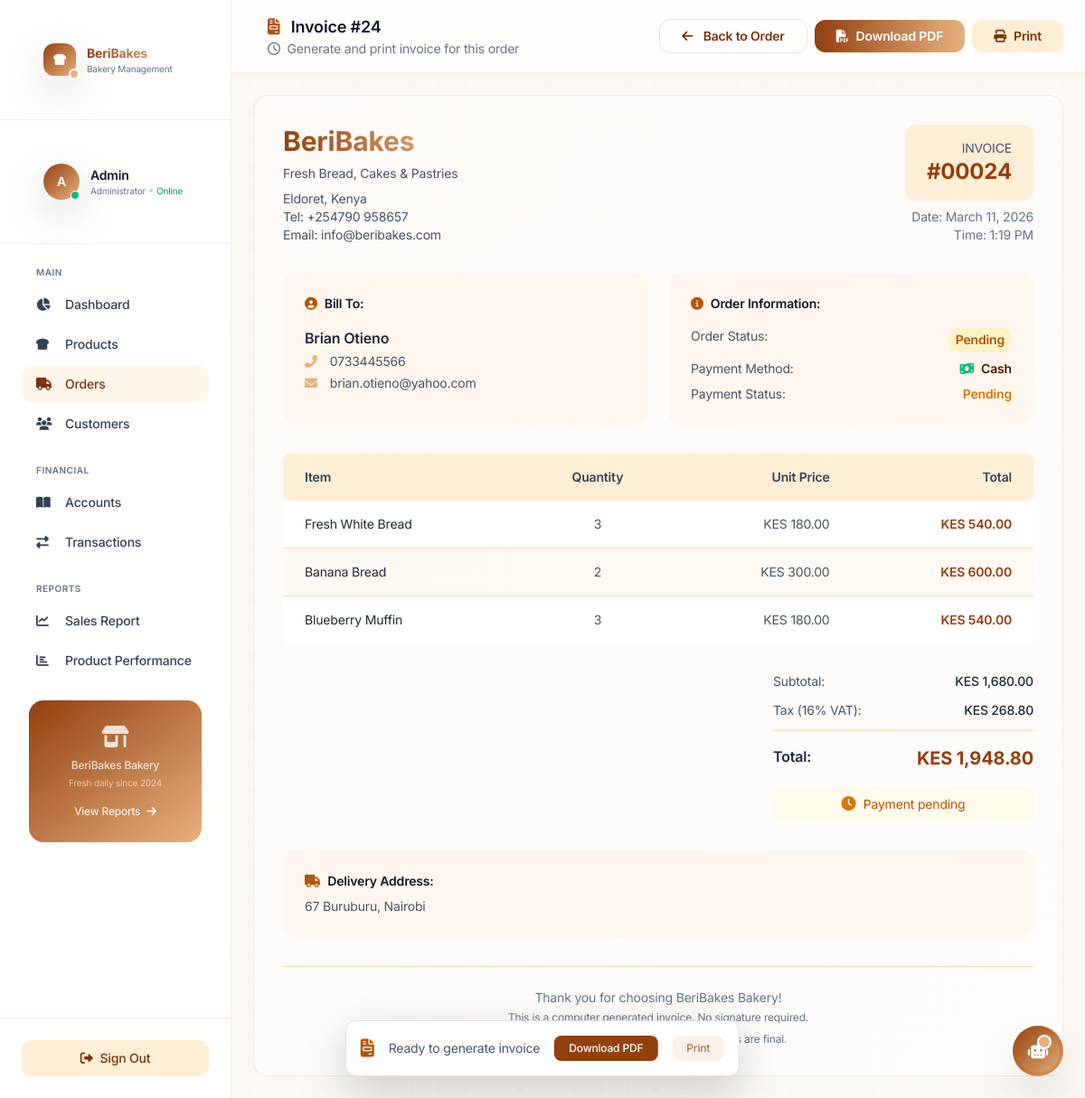
Page /admin/orders/invoice.php?id=24 (signed in) on the committed database.
### tables this page shows
CREATE TABLE `orders` (
  `id` int(11) NOT NULL,
  `customer_id` int(11) DEFAULT NULL,
  `total_amount` decimal(10,2) DEFAULT NULL,
  `delivery_address` text DEFAULT NULL,
  `payment_method` enum('cash','mpesa','card') DEFAULT NULL,
  `order_status` enum('pending','processing','completed','cancelled') DEFAULT 'pending',
  `order_date` timestamp NOT NULL DEFAULT current_timestamp()
);

CREATE TABLE `system_info` (
  `id` int(11) NOT NULL,
  `system_name` varchar(100) DEFAULT NULL,
  `system_tagline` varchar(255) DEFAULT NULL,
  `currency` varchar(10) DEFAULT NULL,
  `contact_email` varchar(100) DEFAULT NULL,
  `contact_phone` varchar(50) DEFAULT NULL,
  `address` text DEFAULT NULL,
  `created_at` timestamp NOT NULL DEFAULT current_timestamp()
);

CREATE TABLE `customers` (
  `id` int(11) NOT NULL,
  `name` varchar(100) DEFAULT NULL,
  `phone` varchar(50) DEFAULT NULL,
  `email` varchar(100) DEFAULT NULL,
  `created_at` timestamp NOT NULL DEFAULT current_timestamp(),
  `password` varchar(255) DEFAULT NULL
);

CREATE TABLE `payments` (
  `id` int(11) NOT NULL,
  `order_id` int(11) DEFAULT NULL,
  `payment_method` enum('cash','mpesa','card') DEFAULT NULL,
  `amount` decimal(10,2) DEFAULT NULL,
  `payment_status` enum('pending','paid') DEFAULT 'pending',
  `paid_at` timestamp NOT NULL DEFAULT current_timestamp()
);

CREATE TABLE `order_items` (
  `id` int(11) NOT NULL,
  `order_id` int(11) DEFAULT NULL,
  `product_id` int(11) DEFAULT NULL,
  `quantity` int(11) DEFAULT NULL,
  `price` decimal(10,2) DEFAULT NULL
);

CREATE TABLE `products` (
  `id` int(11) NOT NULL,
  `product_name` varchar(150) DEFAULT NULL,
  `category_id` int(11) DEFAULT NULL,
  `price` decimal(10,2) DEFAULT NULL,
  `stock` int(11) DEFAULT 0,
  `description` text DEFAULT NULL,
  `image` varchar(255) DEFAULT NULL,
  `created_at` timestamp NOT NULL DEFAULT current_timestamp()
);

### admin/orders/invoice.php (the view, shortened to what the rows shown need)
<?php
require_once __DIR__ . '/../../config/db.php';
$id = isset($_GET['id']) ? filter_var($_GET['id'], FILTER_SANITIZE_NUMBER_INT) : 0;
$stmt = $pdo->prepare("
    SELECT o.*,
           c.name as customer_name,
           c.phone as customer_phone,
           c.email as customer_email,
           c.created_at as customer_since,
           pay.payment_status,
           pay.paid_at
    FROM orders o
    LEFT JOIN customers c ON o.customer_id = c.id
    LEFT JOIN payments pay ON o.id = pay.order_id
    WHERE o.id = ?
");
$stmt->execute([$id]);
$order = $stmt->fetch();
$stmt = $pdo->prepare("
    SELECT oi.*, p.product_name
    FROM order_items oi
    JOIN products p ON oi.product_id = p.id
    WHERE oi.order_id = ?
");
$stmt->execute([$id]);
$items = $stmt->fetchAll();
$stmt = $pdo->query("SELECT * FROM system_info WHERE id = 1");
$system = $stmt->fetch();
include '../includes/header.php';
?>
<div class="flex-1 flex flex-col min-h-screen lg:ml-64 m-0 p-0">
    <header class="sticky top-0 z-30 bg-white/80 dark:bg-slate-900/80 backdrop-blur-sm border-b border-primary-200/50 dark:border-primary-800/50">
        <div class="flex items-center justify-between px-6 py-3">
            <div class="flex items-center space-x-4">
                <div>
                    <h1 class="text-lg font-semibold text-slate-900 dark:text-white">
                        <i class="fas fa-file-invoice text-primary-500 mr-2"></i>
                        Invoice #<?php echo $order['id']; ?>
                    </h1>
                    <p class="text-sm text-slate-500 dark:text-slate-400">
                        <i class="far fa-clock mr-1"></i>
                        Generate and print invoice for this order
                    </p>
                </div>
            </div>
        </div>
    </header>
    <main class="flex-1 p-6 bg-slate-50/50 dark:bg-primary-900/50">
        <div class="max-w-4xl mx-auto">
            <div id="invoiceContent" class="bg-white dark:bg-slate-800 rounded-2xl p-8 bakery-card print:shadow-none print:p-0" style="font-family: 'Inter', sans-serif;">
                <div class="flex justify-between items-start mb-8 print:mb-6">
                    <div>
                        <h1 class="text-3xl font-bold bg-gradient-to-r from-primary-600 to-secondary-500 bg-clip-text text-transparent mb-2">BeriBakes</h1>
                        <p class="text-sm text-slate-600 dark:text-slate-400">Fresh Bread, Cakes & Pastries</p>
                        <p class="text-sm text-slate-600 dark:text-slate-400 mt-2">
                            <?php echo htmlspecialchars($system['address'] ?? 'Nairobi, Kenya'); ?><br>
                            Tel: <?php echo htmlspecialchars($system['contact_phone'] ?? '+254700000000'); ?><br>
                            Email: <?php echo htmlspecialchars($system['contact_email'] ?? 'info@beribakes.com'); ?>
                        </p>
                    </div>
                    <div class="text-right">
                        <div class="bg-primary-100 dark:bg-primary-800/30 px-6 py-3 rounded-xl">
                            <p class="text-sm text-slate-600 dark:text-slate-400">INVOICE</p>
                            <p class="text-2xl font-bold text-primary-600">#<?php echo str_pad($order['id'], 5, '0', STR_PAD_LEFT); ?></p>
                        </div>
                        <p class="text-sm text-slate-500 mt-2">
                            Date: <?php echo date('F j, Y', strtotime($order['order_date'])); ?><br>
                            Time: <?php echo date('g:i A', strtotime($order['order_date'])); ?>
                        </p>
                    </div>
                </div>
                <div class="grid grid-cols-2 gap-6 mb-8">
                    <div class="p-4 bg-primary-50 dark:bg-primary-800/30 rounded-xl">
                        <h3 class="text-sm font-semibold text-slate-900 dark:text-white mb-3 flex items-center">
                            <i class="fas fa-user-circle text-primary-500 mr-2"></i>
                            Bill To:
                        </h3>
                        <p class="text-base font-semibold text-slate-800 dark:text-slate-200">
                            <?php echo htmlspecialchars($order['customer_name'] ?? 'Walk-in Customer'); ?>
                        </p>
                        <?php if ($order['customer_phone']): ?>
                        <p class="text-sm text-slate-600 dark:text-slate-400 mt-1">
                            <i class="fas fa-phone-alt text-secondary-500 mr-2 w-4"></i>
                            <?php echo htmlspecialchars($order['customer_phone']); ?>
                        </p>
                        <?php endif; ?>
                        <?php if ($order['customer_email']): ?>
                        <p class="text-sm text-slate-600 dark:text-slate-400 mt-1">
                            <i class="fas fa-envelope text-secondary-500 mr-2 w-4"></i>
                            <?php echo htmlspecialchars($order['customer_email']); ?>
                        </p>
                        <?php endif; ?>
                    </div>
                    <div class="p-4 bg-primary-50 dark:bg-primary-800/30 rounded-xl">
                        <div class="space-y-2">
                            <div class="flex justify-between">
                                <span class="text-sm text-slate-600 dark:text-slate-400">Order Status:</span>
                                <span class="text-sm font-semibold px-2 py-1 rounded-full
                                    <?php echo $order['order_status'] == 'completed' ? 'bg-emerald-100 text-emerald-700' :
                                          ($order['order_status'] == 'processing' ? 'bg-blue-100 text-blue-700' :
                                          ($order['order_status'] == 'pending' ? 'bg-amber-100 text-amber-700' :
                                          'bg-rose-100 text-rose-700')); ?>">
                                    <?php echo ucfirst($order['order_status']); ?>
                                </span>
                            </div>
                            <div class="flex justify-between">
                                <span class="text-sm text-slate-600 dark:text-slate-400">Payment Method:</span>
                                <span class="text-sm font-semibold flex items-center">
                                    <i class="fas fa-<?php echo $order['payment_method'] == 'cash' ? 'money-bill-wave' : ($order['payment_method'] == 'mpesa' ? 'mobile-alt' : 'credit-card'); ?> mr-2 text-<?php echo $order['payment_method'] == 'cash' ? 'emerald' : ($order['payment_method'] == 'mpesa' ? 'secondary' : 'blue'); ?>-500"></i>
                                    <?php echo ucfirst($order['payment_method'] ?? 'Not specified'); ?>
                                </span>
                            </div>
                            <div class="flex justify-between">
                                <span class="text-sm text-slate-600 dark:text-slate-400">Payment Status:</span>
                                <span class="text-sm font-semibold <?php echo $order['payment_status'] == 'paid' ? 'text-emerald-600' : 'text-amber-600'; ?>">
                                    <?php echo ucfirst($order['payment_status'] ?? 'pending'); ?>
                                </span>
                            </div>
                        </div>
                    </div>
                </div>
                <div class="mb-8">
                    <table class="w-full">
                        <thead>
                            <tr class="bg-primary-100 dark:bg-primary-800/50">
                                <th class="text-left py-3 px-4 text-sm font-semibold text-slate-700 dark:text-slate-300 rounded-l-lg">Item</th>
                                <th class="text-center py-3 px-4 text-sm font-semibold text-slate-700 dark:text-slate-300">Quantity</th>
                                <th class="text-right py-3 px-4 text-sm font-semibold text-slate-700 dark:text-slate-300">Unit Price</th>
                                <th class="text-right py-3 px-4 text-sm font-semibold text-slate-700 dark:text-slate-300 rounded-r-lg">Total</th>
                            </tr>
                        </thead>
                        <tbody class="divide-y divide-primary-200 dark:divide-primary-700">
                            <?php foreach ($items as $index => $item): ?>
                            <tr class="<?php echo $index % 2 == 0 ? 'bg-white dark:bg-slate-800' : 'bg-primary-50/50 dark:bg-primary-800/20'; ?>">
                                <td class="py-3 px-4 text-sm text-slate-800 dark:text-slate-200">
                                    <?php echo htmlspecialchars($item['product_name']); ?>
                                </td>
                                <td class="py-3 px-4 text-center text-sm text-slate-600 dark:text-slate-400">
                                    <?php echo $item['quantity']; ?>
                                </td>
                                <td class="py-3 px-4 text-right text-sm text-slate-600 dark:text-slate-400">
                                    KES <?php echo number_format($item['price'], 2); ?>
                                </td>
                                <td class="py-3 px-4 text-right text-sm font-semibold text-primary-600">
                                    KES <?php echo number_format($item['price'] * $item['quantity'], 2); ?>
                                </td>
                            </tr>
                            <?php endforeach; ?>
                        </tbody>
                    </table>
                </div>
                <?php if ($order['delivery_address']): ?>
                <div class="mb-8 p-4 bg-primary-50 dark:bg-primary-800/30 rounded-xl">
                    <h3 class="text-sm font-semibold text-slate-900 dark:text-white mb-2 flex items-center">
                        <i class="fas fa-truck text-primary-500 mr-2"></i>
                        Delivery Address:
                    </h3>
                    <p class="text-sm text-slate-600 dark:text-slate-400">
                        <?php echo nl2br(htmlspecialchars($order['delivery_address'])); ?>
                    </p>
                </div>
                <?php endif; ?>
            </div>
        </div>
    </main>
</div>
<?php include '../includes/footer.php'; ?>

### rows in the picture
orders: id "24", id "00024", order_date "March 11, 2026", order_date "1:19 PM", customer.name "Brian Otieno", customer.phone "0733445566", customer.email "brian.otieno@yahoo.com", order_status "Pending", payment_method "Cash", payments.payment_status "Pending", delivery_address "67 Buruburu, Nairobi"
system_info: address "Eldoret, Kenya", contact_phone "+254790 958657", contact_email "info@beribakes.com"
order_items: product.product_name "Fresh White Bread", quantity "3", price "180.00", $item['price'] * $item['quantity'] "540.00"
order_items: product.product_name "Banana Bread", quantity "2", price "300.00", $item['price'] * $item['quantity'] "600.00"
order_items: product.product_name "Blueberry Muffin", quantity "3", price "180.00", $item['price'] * $item['quantity'] "540.00"

### other values in the picture
substr($initials, 0, 2) "A"
$current_user['name'] "Admin"
$subtotal "1,680.00"
$subtotal * 0.16 "268.80"
$subtotal * 1.16 "1,948.80"
